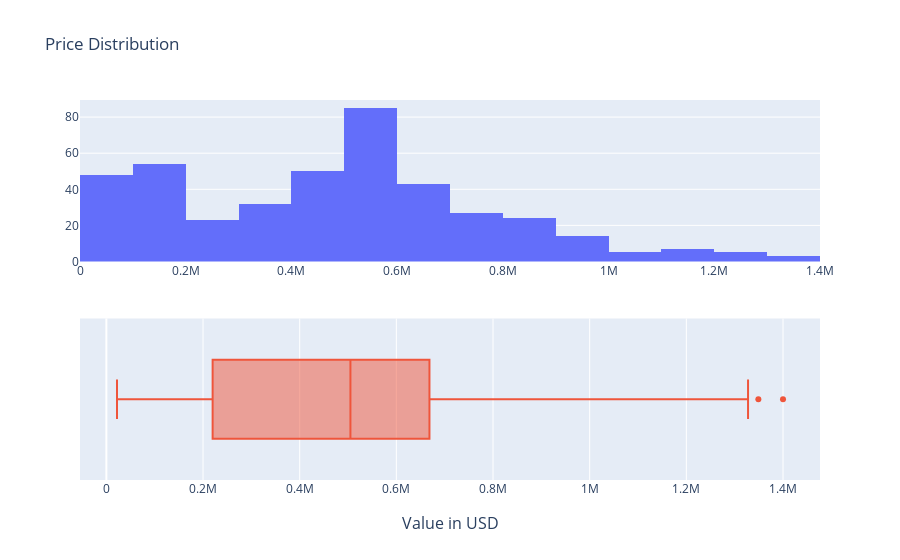

Notebook code for this chart:
### Code cell
fig = make_subplots(
    rows=2, cols=1,
    #shared_xaxes=True
    x_title='Value in USD',
)

fig.add_trace(
    go.Histogram(x=data.price),
    row=1, col=1,
)

fig.add_trace(
    go.Box(x=data.price, name=""),
    row=2, col=1,
)

fig.update_layout(
    title_text="Price Distribution",
    showlegend=False
)

fig.show()

### Figure 1 — Plotly figure (JSON) as saved in the notebook; plotly's stock layout.template omitted (floating-point values rounded to 4 significant figures; data arrays with more than 128 entries replaced by an {"elided": "..."} marker saying what was removed)
{"data": [{"type": "histogram", "x": {"elided": "420 int values"}, "xaxis": "x", "yaxis": "y"}, {"name": "", "type": "box", "x": {"elided": "420 int values"}, "xaxis": "x2", "yaxis": "y2"}], "layout": {"annotations": [{"font": {"size": 16}, "showarrow": false, "text": "Value in USD", "x": 0.5, "xanchor": "center", "xref": "paper", "y": 0, "yanchor": "top", "yref": "paper", "yshift": -30}], "showlegend": false, "title": {"text": "Price Distribution"}, "xaxis": {"anchor": "y", "domain": [0, 1]}, "xaxis2": {"anchor": "y2", "domain": [0, 1]}, "yaxis": {"anchor": "x", "domain": [0.575, 1]}, "yaxis2": {"anchor": "x2", "domain": [0, 0.425]}}}
